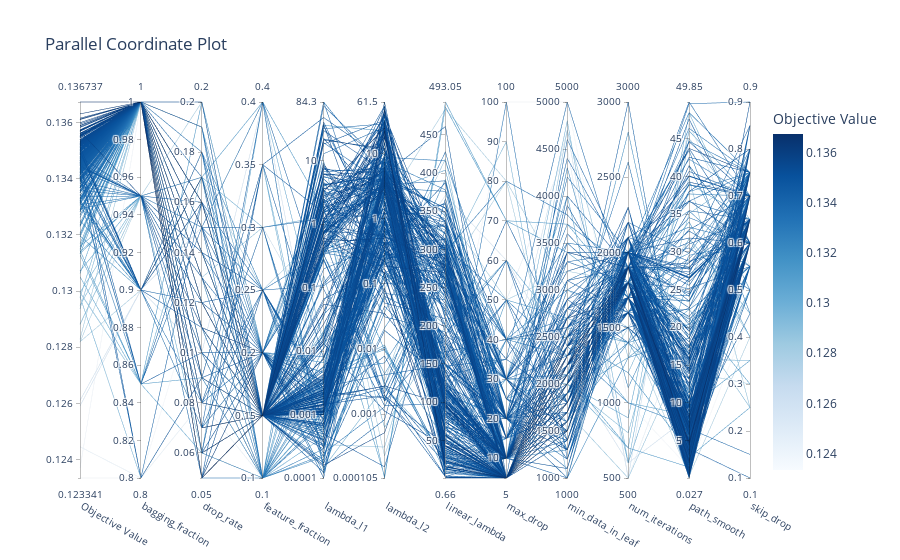

Notebook source saved alongside this figure:
### Code cell
plot_parallel_coordinate(study)

### Figure 1 — Plotly figure (JSON) as saved in the notebook; plotly's stock layout.template omitted (floating-point values rounded to 4 significant figures; data arrays with more than 128 entries replaced by an {"elided": "..."} marker saying what was removed)
{"data": [{"dimensions": [{"label": "Objective Value", "range": [0.1233, 0.1367], "values": {"elided": "342 float values"}}, {"label": "bagging_fraction", "range": [0.8, 1], "values": {"elided": "342 float values"}}, {"label": "drop_rate", "range": [0.05, 0.2], "values": {"elided": "342 float values"}}, {"label": "feature_fraction", "range": [0.1, 0.4], "values": {"elided": "342 float values"}}, {"label": "lambda_l1", "range": [-3.998, 1.926], "ticktext": ["0.0001", "0.001", "0.01", "0.1", "1", "10", "84.3"], "tickvals": [-3.998, -3, -2, -1, 0, 1, 1.926], "values": {"elided": "342 float values"}}, {"label": "lambda_l2", "range": [-3.977, 1.789], "ticktext": ["0.000105", "0.001", "0.01", "0.1", "1", "10", "61.5"], "tickvals": [-3.977, -3, -2, -1, 0, 1, 1.789], "values": {"elided": "342 float values"}}, {"label": "linear_lambda", "range": [0.6628, 493.0], "values": {"elided": "342 float values"}}, {"label": "max_drop", "range": [5, 100], "values": {"elided": "342 int values"}}, {"label": "min_data_in_leaf", "range": [1000, 5000], "values": {"elided": "342 int values"}}, {"label": "num_iterations", "range": [500, 3000], "values": {"elided": "342 int values"}}, {"label": "path_smooth", "range": [0.02674, 49.85], "values": {"elided": "342 float values"}}, {"label": "skip_drop", "range": [0.1, 0.9], "values": {"elided": "342 float values"}}], "labelangle": 30, "labelside": "bottom", "line": {"color": {"elided": "342 float values"}, "colorbar": {"title": {"text": "Objective Value"}}, "colorscale": [[0, "rgb(247,251,255)"], [0.125, "rgb(222,235,247)"], [0.25, "rgb(198,219,239)"], [0.375, "rgb(158,202,225)"], [0.5, "rgb(107,174,214)"], [0.625, "rgb(66,146,198)"], [0.75, "rgb(33,113,181)"], [0.875, "rgb(8,81,156)"], [1, "rgb(8,48,107)"]], "reversescale": false, "showscale": true}, "type": "parcoords"}], "layout": {"autosize": true, "title": {"text": "Parallel Coordinate Plot"}}}
